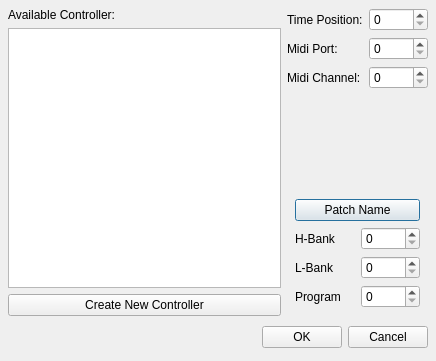
<ui version="4.0" >
 <author></author>
 <comment></comment>
 <exportmacro></exportmacro>
 <class>Dialog</class>
 <widget class="QDialog" name="Dialog" >
  <property name="geometry" >
   <rect>
    <x>0</x>
    <y>0</y>
    <width>436</width>
    <height>361</height>
   </rect>
  </property>
  <property name="windowTitle" >
   <string>Dialog</string>
  </property>
  <layout class="QGridLayout" >
   <property name="margin" >
    <number>8</number>
   </property>
   <property name="spacing" >
    <number>6</number>
   </property>
   <item row="0" column="1" >
    <layout class="QGridLayout" >
     <property name="margin" >
      <number>0</number>
     </property>
     <property name="spacing" >
      <number>6</number>
     </property>
     <item row="3" column="0" colspan="2" >
      <widget class="QStackedWidget" name="stackedWidget" >
       <property name="currentIndex" >
        <number>0</number>
       </property>
       <widget class="QWidget" name="page" >
        <layout class="QGridLayout" >
         <property name="margin" >
          <number>8</number>
         </property>
         <property name="spacing" >
          <number>6</number>
         </property>
         <item row="4" column="0" >
          <widget class="QLabel" name="label_7" >
           <property name="text" >
            <string>Program</string>
           </property>
          </widget>
         </item>
         <item row="4" column="1" >
          <widget class="QSpinBox" name="program" />
         </item>
         <item row="3" column="1" >
          <widget class="QSpinBox" name="lbank" />
         </item>
         <item row="2" column="1" >
          <widget class="QSpinBox" name="hbank" />
         </item>
         <item row="3" column="0" >
          <widget class="QLabel" name="label_6" >
           <property name="text" >
            <string>L-Bank</string>
           </property>
          </widget>
         </item>
         <item row="2" column="0" >
          <widget class="QLabel" name="label_5" >
           <property name="text" >
            <string>H-Bank</string>
           </property>
          </widget>
         </item>
         <item row="0" column="0" >
          <spacer>
           <property name="orientation" >
            <enum>Qt::Vertical</enum>
           </property>
           <property name="sizeHint" >
            <size>
             <width>20</width>
             <height>40</height>
            </size>
           </property>
          </spacer>
         </item>
         <item row="1" column="0" colspan="2" >
          <widget class="QPushButton" name="patchName" >
           <property name="text" >
            <string>Patch Name</string>
           </property>
          </widget>
         </item>
        </layout>
       </widget>
       <widget class="QWidget" name="page" >
        <layout class="QGridLayout" >
         <property name="margin" >
          <number>8</number>
         </property>
         <property name="spacing" >
          <number>6</number>
         </property>
         <item row="2" column="0" colspan="2" >
          <widget class="QLabel" name="label_9" >
           <property name="text" >
            <string>Value</string>
           </property>
          </widget>
         </item>
         <item row="1" column="0" >
          <widget class="QLabel" name="label_8" >
           <property name="text" >
            <string>Controller</string>
           </property>
          </widget>
         </item>
         <item row="1" column="2" colspan="2" >
          <widget class="QLabel" name="controllerName" >
           <property name="text" >
            <string>TextLabel</string>
           </property>
          </widget>
         </item>
         <item row="3" column="0" colspan="4" >
          <widget class="QSlider" name="valSlider" >
           <property name="orientation" >
            <enum>Qt::Horizontal</enum>
           </property>
          </widget>
         </item>
         <item row="2" column="3" >
          <widget class="QSpinBox" name="valSpinBox" />
         </item>
         <item row="0" column="1" colspan="2" >
          <spacer>
           <property name="orientation" >
            <enum>Qt::Vertical</enum>
           </property>
           <property name="sizeHint" >
            <size>
             <width>20</width>
             <height>40</height>
            </size>
           </property>
          </spacer>
         </item>
        </layout>
       </widget>
      </widget>
     </item>
     <item row="1" column="1" >
      <widget class="QSpinBox" name="midiPort" />
     </item>
     <item row="0" column="1" >
      <widget class="QSpinBox" name="spinBox" />
     </item>
     <item row="0" column="0" >
      <widget class="QLabel" name="label_2" >
       <property name="text" >
        <string>Time Position:</string>
       </property>
      </widget>
     </item>
     <item row="1" column="0" >
      <widget class="QLabel" name="label_3" >
       <property name="text" >
        <string>Midi Port:</string>
       </property>
      </widget>
     </item>
     <item row="2" column="1" >
      <widget class="QSpinBox" name="midiChannel" />
     </item>
     <item row="2" column="0" >
      <widget class="QLabel" name="label_4" >
       <property name="text" >
        <string>Midi Channel:</string>
       </property>
      </widget>
     </item>
    </layout>
   </item>
   <item row="0" column="0" >
    <layout class="QVBoxLayout" >
     <property name="margin" >
      <number>0</number>
     </property>
     <property name="spacing" >
      <number>6</number>
     </property>
     <item>
      <widget class="QLabel" name="label" >
       <property name="text" >
        <string>Available Controller:</string>
       </property>
      </widget>
     </item>
     <item>
      <widget class="QListWidget" name="ctrlList" />
     </item>
     <item>
      <widget class="QPushButton" name="buttonNewController" >
       <property name="text" >
        <string>Create New Controller</string>
       </property>
      </widget>
     </item>
    </layout>
   </item>
   <item row="1" column="0" colspan="2" >
    <layout class="QHBoxLayout" >
     <property name="margin" >
      <number>0</number>
     </property>
     <property name="spacing" >
      <number>6</number>
     </property>
     <item>
      <spacer>
       <property name="orientation" >
        <enum>Qt::Horizontal</enum>
       </property>
       <property name="sizeHint" >
        <size>
         <width>131</width>
         <height>31</height>
        </size>
       </property>
      </spacer>
     </item>
     <item>
      <widget class="QPushButton" name="okButton" >
       <property name="text" >
        <string>OK</string>
       </property>
      </widget>
     </item>
     <item>
      <widget class="QPushButton" name="cancelButton" >
       <property name="text" >
        <string>Cancel</string>
       </property>
      </widget>
     </item>
    </layout>
   </item>
  </layout>
 </widget>
 <pixmapfunction></pixmapfunction>
 <resources/>
 <connections>
  <connection>
   <sender>okButton</sender>
   <signal>clicked()</signal>
   <receiver>Dialog</receiver>
   <slot>accept()</slot>
   <hints>
    <hint type="sourcelabel" >
     <x>278</x>
     <y>253</y>
    </hint>
    <hint type="destinationlabel" >
     <x>96</x>
     <y>254</y>
    </hint>
   </hints>
  </connection>
  <connection>
   <sender>cancelButton</sender>
   <signal>clicked()</signal>
   <receiver>Dialog</receiver>
   <slot>reject()</slot>
   <hints>
    <hint type="sourcelabel" >
     <x>369</x>
     <y>253</y>
    </hint>
    <hint type="destinationlabel" >
     <x>179</x>
     <y>282</y>
    </hint>
   </hints>
  </connection>
 </connections>
</ui>
